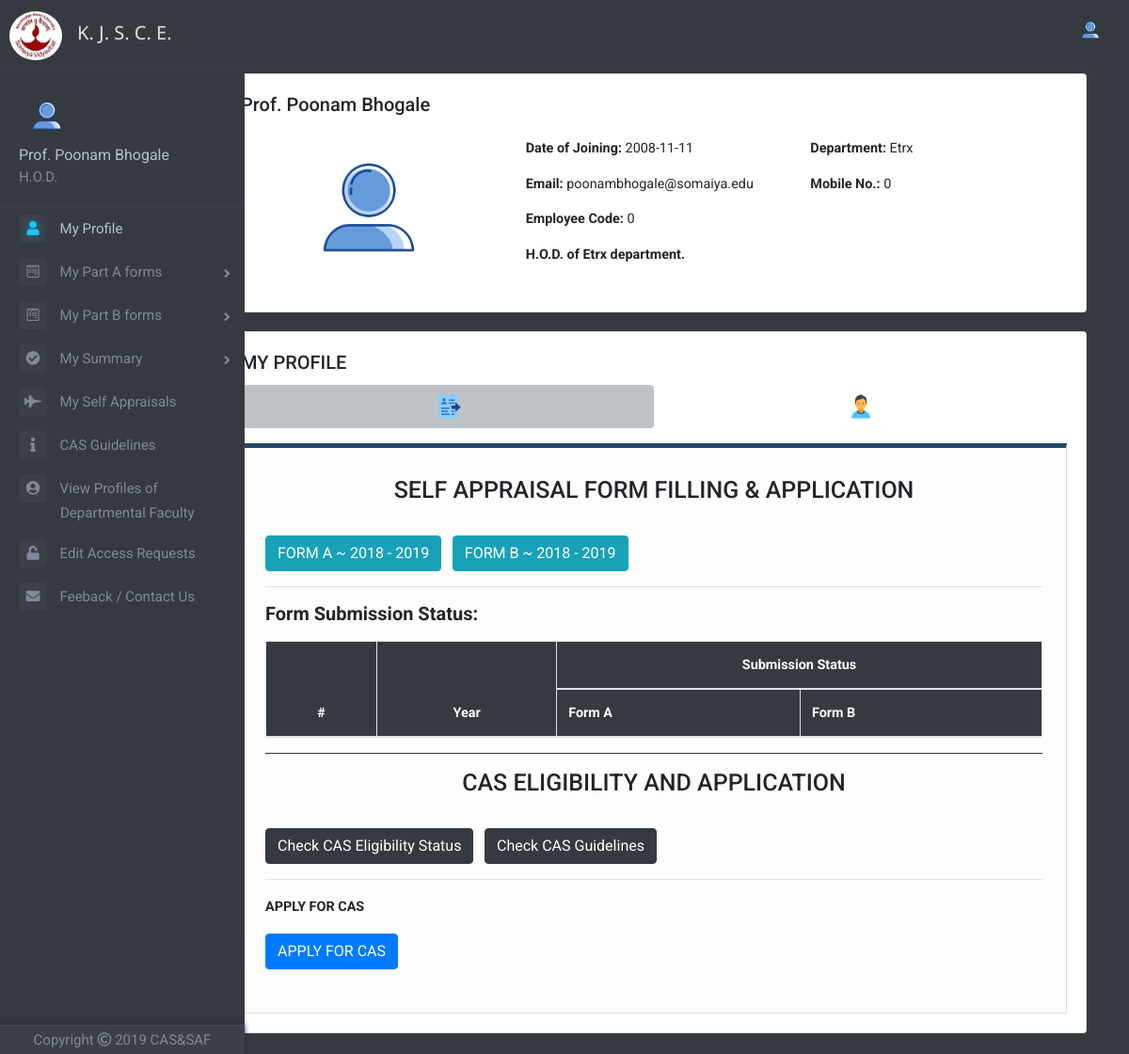
The page /userprofile.php (signed in) on the database as committed earlier.
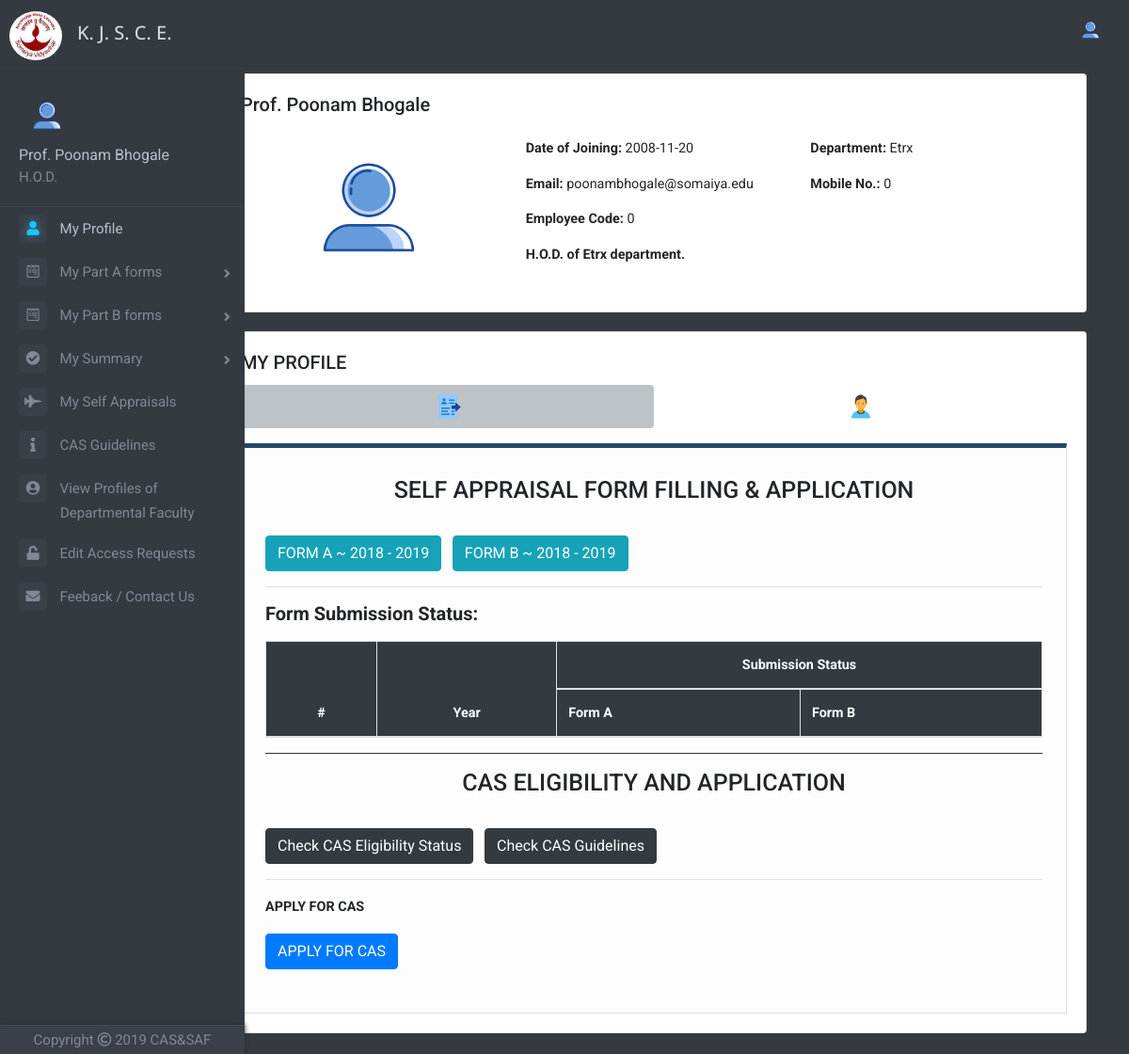
The same page on the database as committed later.
### tables this page shows
CREATE TABLE `faculty_table` (
  `id` int(11) NOT NULL,
  `faculty_name` varchar(100) NOT NULL,
  `email` varchar(50) NOT NULL,
  `password` varchar(256) NOT NULL,
  `ecode` varchar(200) NOT NULL,
  `date_of_joining` date NOT NULL,
  `department` varchar(50) NOT NULL,
  `mobileno` bigint(11) NOT NULL DEFAULT '0',
  `profilePicLocation` varchar(100) NOT NULL DEFAULT 'defaults/default_userprofile_pic.png',
  `faculty` int(11) NOT NULL DEFAULT '0',
  `hod` int(11) NOT NULL DEFAULT '0',
  `committee` int(11) NOT NULL DEFAULT '0',
  `principal` int(11) NOT NULL DEFAULT '0',
  `admin` int(11) NOT NULL DEFAULT '0'
);

### userprofile.php (the view, shortened to what this page needs)
<?php
if(!isset($_SESSION['id']))
{
	header("LOCATION: index.php");
}
else
{
include 'dbh.php';
$userId=mysqli_real_escape_string($conn,$_SESSION['id']);
$sql="SELECT email, faculty_name, date_of_joining, department, ecode, mobileno, profilePicLocation, hod, committee, principal, admin FROM faculty_table WHERE id='$userId'";
$result=mysqli_query($conn,$sql);
$row=mysqli_fetch_assoc($result);
$email=$row['email'];
$date_of_joining=$row['date_of_joining'];
$department=$row['department'];
$ecode=$row['ecode'];
$mobileno=$row['mobileno'];
$profilePicLocation=$row['profilePicLocation'];
include 'top.php';
include 'left-nav.php';
	?>
	<div class="container" style="margin-top: 8px">
    <div class="row justify-content-center">
    <div class="col offset-md-2">
				<div class="card userprofile-card">
			      	<div class="card-body">
			      		<div class="row">
			      			<div class="col-md-11 col-sm-10 col-xs-9">
			      				<h5><?php echo $faculty_name; ?></h5>
			      			</div>
			      		</div>
			        	<div class="row">
			        		<div class="col-md-4">
			        			<img class="img-responsive" src="<?php echo $profilePicLocation; ?>" width="180px" height="180px" style="overflow: hidden;border-radius: 50%;display:block;margin:0 auto;object-fit: cover;">
			        		</div>
			        		<div class="col-md-4">
			        			<p class="card-text" style="margin-top:1rem"><b>Date of Joining:</b> <?php echo $date_of_joining; ?></p>
			        			<p class="card-text"><b>Email:</b> <?php echo $email; ?></p>
			        			<p class="card-text"><b>Employee Code:</b> <?php echo $ecode; ?></p>
			        			<?php
			        			if($hod==1)
			        			{
			        				?>
			        				<p class="card-text"><b>H.O.D. of <?php echo $department; ?> department.</b></p>
			        				<?php
			        			}
			        				?>
			        		</div>
			        		<div class="col-md-4">
			        			<p class="card-text" style="margin-top:1rem"><b>Department:</b> <?php echo $department; ?></p>
			        			<p class="card-text"><b>Mobile No.:</b> <?php echo $mobileno; ?></p>
			        		</div>
			        	</div>
			      	</div>
			    </div>
			    <div class="card userprofile-card">
			      	<div class="card-body">
			        	<h5 class="card-title">MY PROFILE</h5>
			        	<ul class="nav nav-pills mb-3 justify-content-center nav-fill" id="pills-tab" role="tablist">
						  	<li class="nav-item">
						    	<a class="nav-link active" id="pills-apply-tab" data-toggle="pill" href="#pills-apply" role="tab" aria-controls="pills-apply" aria-selected="true"><img src="apply.png" style="width:30px;height:30px"></a>
						  	</li>
						  	<?php
							if($hod==1)
							{
							?>
						  	<li class="nav-item">
						    	<a class="nav-link" id="pills-profile-tab" data-toggle="pill" href="#pills-profile" role="tab" aria-controls="pills-profile" aria-selected="false"><img src="profile.png" style="width:30px;height:30px"></a>
						  	</li>
						  	<?php
						  	}
						  	?>
						</ul>
						<div class="tab-content" id="pills-tabContent">
					  		<div class="tab-pane fade show active" id="pills-apply" role="tabpanel" aria-labelledby="pills-apply-tab">
					  			<h3 class="text-center">SELF APPRAISAL FORM FILLING & APPLICATION</h3><br>
					  			<p>
								  	<a href="partA.php?id=<?php echo $userId; ?>&year=2019"><button class="btn btn-info" type="button">
								    FORM A ~ 2018 - 2019
								  	</button></a>
								  	<a href="partB.php?id=<?php echo $userId; ?>&year=2019"><button class="btn btn-info ml-2" type="button">
									FORM B ~ 2018 - 2019
									</button></a>
								</p>
								<hr>
								<p style="font-size:20px"><b>Form Submission Status:</b></p>
								<table class="table table-bordered" style="background-color: white">
									<thead style="color: white">
										<tr>
											<th scope="col" rowspan="2" style="background-color: #343a40;text-align: center">#</th>
											<th scope="col" rowspan="2" style="background-color: #343a40;text-align: center">Year</th>
											<th scope="col" colspan="2" style="background-color: #343a40;text-align: center">Submission Status</th>
										</tr>
										<tr>
									    	<th scope="col"style="background-color: #343a40">Form A</th>
									    	<th scope="col"style="background-color: #343a40">Form B</th>
									    </tr>
									</thead>
								</table>
					  			<hr style="height:1px;border:none;color:#333;background-color:#333;">
					  			<h3 class="text-center">CAS ELIGIBILITY AND APPLICATION</h3><br>
					  			<p>
								  	<button class="btn btn-dark" type="button" data-toggle="collapse" data-target="#collapseEligible" aria-expanded="false" aria-controls="collapseEligible">
								    Check CAS Eligibility Status
								  	</button>
								  	<a href="guidelines.php"><button class="btn btn-dark ml-2" type="button" data-toggle="collapse" data-target="#collapseGuidelines" aria-expanded="false" aria-controls="collapseGuidelines">
									Check CAS Guidelines
									</button></a>
								</p>
								    	<?php
										$now = time();
										$your_date = strtotime($date_of_joining);
										$datediff = $now - $your_date;
										$years = floor($datediff / (365*60*60*24));
										$eligible=0;
									    if($years>=5)
									    {
									    	$eligible=1;
									    	?>
									    	<?php
									    }
									    else
									    {
									    	?>
									    	<p class="card-text"><img src="error.png" style="width:32px"> Not Eligible for CAS</p>
									    	<?php
									    }
									    ?>
								<?php
								if($eligible==1)
								{
									?>
									<hr>
									<p class="card-text"><b>APPLY FOR CAS</b></p>
									<p>
									  	<button class="btn btn-primary" type="button" data-toggle="collapse" data-target="#collapseFormMenu" aria-expanded="false" aria-controls="collapseFormMenu">
									    APPLY FOR CAS
									  	</button>
									</p>
									<?php
								}
								?>
					  		</div>
						</div>
			      	</div>
			    </div>
			</div>
		</div>
	<br>
</div>
</div>
</body>
</html>
<?php
}
?>

### top.php (shortened to what this page needs)
<!DOCTYPE html>
<html>
<head>
	<link rel="stylesheet" href="https://maxcdn.bootstrapcdn.com/bootstrap/4.1.3/css/bootstrap.min.css">
	<link href="https://stackpath.bootstrapcdn.com/font-awesome/4.7.0/css/font-awesome.min.css" rel="stylesheet">
	<link href="//netdna.bootstrapcdn.com/font-awesome/4.1.0/css/font-awesome.min.css" rel="stylesheet">
	<link rel="stylesheet" type="text/css" href="Frontend/global.css">
	<link rel="stylesheet" href="https://cdnjs.cloudflare.com/ajax/libs/animate.css/3.7.0/animate.min.css">
	<link rel="stylesheet" href="https://use.fontawesome.com/releases/v5.6.3/css/all.css">
</head>
<body>
		<nav class="navbar navbar-expand-lg sticky-top navbar-dark bg-dark" style="height: 50px">
	  	<a class="navbar-brand" href="index.php"><img src="img\logo1.jpg" style="width: 56px;height: 52px;margin-left: -6px;border-radius: 50%;margin-top: 26px"></a>
	  	<h3 class="text-left index-h1" style="font-size: 20px;margin-top: 27px">K. J. S. C. E.</h3>
	  	<div class="collapse navbar-collapse" id="navbarSupportedContent">
		    <ul class="navbar-nav ml-auto">
		      	<?php
		      	if(!isset($_SESSION['id']))
		      	{
			      	?>
			      	<li class="nav-item">
			      	</li>
			      	<?php
			    }
			    else
			    {
			    	?>
			      	<li class="nav-item dropdown">
				        <img class="nav-link dropdown-toggle" src="<?php echo $profilePicLocation; ?>" width="50px" height="50px" style="overflow: hidden;border-radius: 50%;display:block;margin:0 auto;object-fit: cover;cursor: pointer;margin-top: 13px" id="navbarDropdown" role="button" data-toggle="dropdown" aria-haspopup="true" aria-expanded="false">
			      	</li>
			      	<?php
		      	}
		      	?>
		    </ul>
	  	</div>
	</nav>

### left-nav.php (shortened to what this page needs)
<?php
$uid=mysqli_real_escape_string($conn,$_SESSION['id']);
$sqlp="SELECT profilePicLocation, faculty_name, admin, hod, committee FROM faculty_table WHERE id='$uid'";
$resultp=mysqli_query($conn,$sqlp);
$rowp=mysqli_fetch_assoc($resultp);
$profilePicLocation=$rowp['profilePicLocation'];
$faculty_name=$rowp['faculty_name'];
$hod=$rowp['hod'];
$committee=$rowp['committee'];
$admin=$rowp['admin'];
?>
<div class="page-wrapper chiller-theme toggled">
	<nav id="sidebar" class="sidebar-wrapper sm-hidden">
		<div class="sidebar-content">
			<div class="sidebar-brand">
				<div id="close-sidebar">
				</div>
			</div><br>
			<div class="sidebar-header">
				<div class="user-pic">
					<img class="img-responsive img-rounded" src="<?php echo $profilePicLocation; ?>"
						alt="User picture">
				</div>
				<div class="user-info">
					<span class="user-name" style="font-size: 16px">
						<?php echo $faculty_name; ?>
					</span>
					<?php
					if($hod==1)
					{
						?>
						<span class="user-role" style="font-size: 15px">H.O.D.</span>
				 		<?php
				 	}
						?>
				</div>
			</div>
			<?php
			$currentyear=date("Y");
			if(date("m")>=7)
		    {
		    	$currentyear+=1;
		    }
			?>
			<div class="sidebar-menu">
				<ul>
					<li class="sidebar-dropdown active">
						<a href="userprofile.php">
							<i class="fas fa-user" style="font-size: 15px"></i>
							<span style="font-size: 15px">My Profile</span>
						</a>
					</li>
					<li class="sidebar-dropdown dropdown-arrow">
						<a>
							<i class="fab fa-wpforms" style="font-size: 15px"></i>
							<span style="font-size: 15px;cursor:pointer">My Part A forms</span>
						</a>
					</li>
					<li class="sidebar-dropdown dropdown-arrow">
						<a>
							<i class="fab fa-wpforms" style="font-size: 15px"></i>
							<span style="font-size: 15px;cursor:pointer">My Part B forms</span>
						</a>
					</li>
					<li class="sidebar-dropdown dropdown-arrow">
						<a>
							<i class="fa fa-check-circle" aria-hidden="true" style="font-size: 15px"></i>
							<span style="font-size: 15px;cursor:pointer">My Summary</span>
						</a>
					</li>
					<li class="sidebar-dropdown">
						<a href="self-appraisals.php?id=<?php echo $_SESSION['id']; ?>">
							<i class="fas fa-fighter-jet" style="font-size: 15px"></i>
							<span style="font-size: 15px">My Self Appraisals</span>
						</a>
					</li>
					<li class="sidebar-dropdown">
						<a href="guidelines.php">
							<i class="fas fa-info" style="font-size: 15px"></i>
							<span style="font-size: 15px">CAS Guidelines</span>
						</a>
					</li>
					<?php
					if($hod==1)
					{
						?>
						<li class="sidebar-dropdown">
							<a href="viewprofiles.php">
								<i class="fas fa-user-circle" style="font-size: 15px"></i>
								<span style="font-size: 15px">View Profiles of <span style="margin-left:44px">Departmental Faculty</span></span>
							</a>
						</li>
						<?php
					}
						?>
						<?php
					if($admin==1 || $hod==1 || $committee==1)
					{
						?>
						<li class="sidebar-dropdown">
							<a href="request-edit-access-panel.php">
								<i class="fas fa-unlock" style="font-size: 15px"></i>
								<span style="font-size: 15px">Edit Access Requests</span>
							</a>
						</li>
						<?php
					}
					?>
					<li class="sidebar-dropdown">
						<a href="feedback.php">
							<i class="fa fa-envelope" style="font-size: 15px"></i>
							<span style="font-size: 15px">Feeback / Contact Us</span>
						</a>
					</li>
				</ul>
			</div>
		</div>
		<div class="sidebar-footer">
			<a>
				<p style="font-size: 15px">Copyright  <i class="far fa-copyright"></i>  <?php echo $currentyear-1; ?>  CAS&SAF</p>
			</a>
		</div>
	</nav>

Rows that differ between the two databases and show on the page:
changed faculty_table "Prof. Poonam Bhogale": date_of_joining "2008-11-11" → "2008-11-20"
